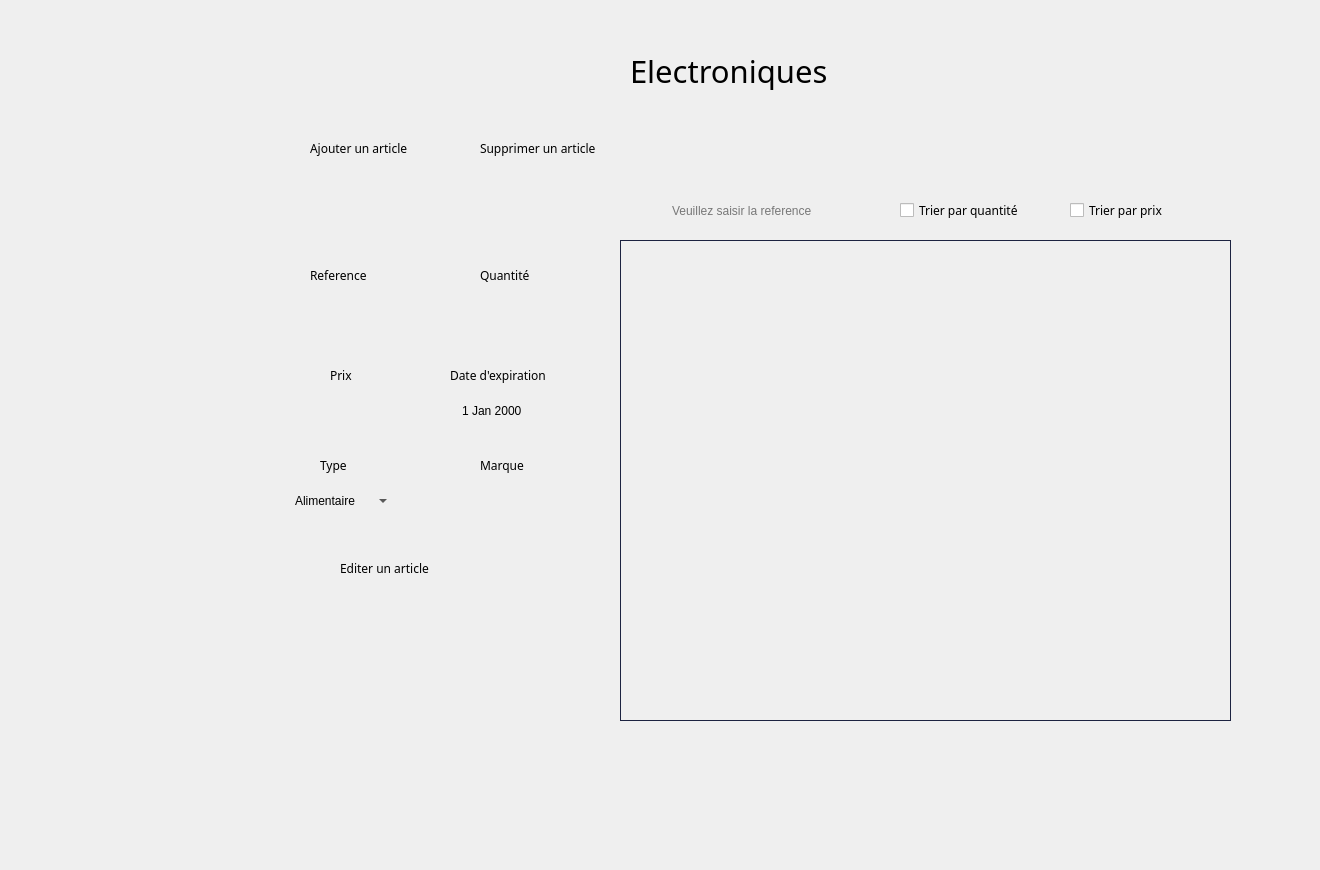
    <widget class="QWidget" name="page_5">
     <widget class="QLabel" name="label_344">
      <property name="geometry">
       <rect>
        <x>480</x>
        <y>260</y>
        <width>91</width>
        <height>31</height>
       </rect>
      </property>
      <property name="font">
       <font>
        <family>Montserrat Alternates Medium</family>
       </font>
      </property>
      <property name="text">
       <string>Quantité</string>
      </property>
     </widget>
     <widget class="QTableView" name="tableView_15">
      <property name="geometry">
       <rect>
        <x>620</x>
        <y>240</y>
        <width>611</width>
        <height>481</height>
       </rect>
      </property>
      <property name="styleSheet">
       <string notr="true">QTableView{
	background-color: transparent;
	gridline-color: #606060;
	color: #000000;
	alternate-background-color: #b5b5b1;
	border : 1px solid #1c2340;
	qproperty-defaultAlignment: AlignHCenter;
}
QTableView::item:focus
{
  	background-color: #939393;
	font-weight: 500;
}
QTableView::item
{
   text-align: center;
qproperty-defaultAlignment: AlignHCenter;
}

QHeaderView {
	background-color: #6ac6ad;
	qproperty-defaultAlignment: AlignHCenter;
 }
QHeaderView::section {
                     spacing: 10px;
                     background-color: #6ac6ad;
                     color: #757575;
                     margin: 1px;
					 border: 0;
                     text-align: center;
                     font-family: arial;
                     font-size: 12px;
 }

QTableView QTableCornerButton::section {
    background-color: #6ac6ad;
}</string>
      </property>
     </widget>
     <widget class="QLabel" name="label_345">
      <property name="geometry">
       <rect>
        <x>280</x>
        <y>280</y>
        <width>131</width>
        <height>61</height>
       </rect>
      </property>
      <property name="text">
       <string/>
      </property>
      <property name="pixmap">
       <pixmap>../../Downloads/saisir.png</pixmap>
      </property>
      <property name="scaledContents">
       <bool>true</bool>
      </property>
     </widget>
     <widget class="QCheckBox" name="prix_6">
      <property name="geometry">
       <rect>
        <x>1070</x>
        <y>200</y>
        <width>141</width>
        <height>20</height>
       </rect>
      </property>
      <property name="font">
       <font>
        <family>Montserrat Alternates</family>
       </font>
      </property>
      <property name="text">
       <string>Trier par prix</string>
      </property>
     </widget>
     <widget class="QLabel" name="label_346">
      <property name="geometry">
       <rect>
        <x>450</x>
        <y>360</y>
        <width>131</width>
        <height>31</height>
       </rect>
      </property>
      <property name="font">
       <font>
        <family>Montserrat Alternates Medium</family>
       </font>
      </property>
      <property name="text">
       <string>Date d'expiration</string>
      </property>
     </widget>
     <widget class="QLabel" name="label_347">
      <property name="geometry">
       <rect>
        <x>440</x>
        <y>470</y>
        <width>151</width>
        <height>61</height>
       </rect>
      </property>
      <property name="text">
       <string/>
      </property>
      <property name="pixmap">
       <pixmap>../../Downloads/saisir.png</pixmap>
      </property>
      <property name="scaledContents">
       <bool>true</bool>
      </property>
     </widget>
     <widget class="QLineEdit" name="lineEdit_3">
      <property name="geometry">
       <rect>
        <x>670</x>
        <y>195</y>
        <width>201</width>
        <height>31</height>
       </rect>
      </property>
      <property name="styleSheet">
       <string notr="true">QLineEdit {background:transparent;
border: transparent;}</string>
      </property>
      <property name="alignment">
       <set>Qt::AlignJustify|Qt::AlignVCenter</set>
      </property>
      <property name="placeholderText">
       <string>Veuillez saisir la reference</string>
      </property>
     </widget>
     <widget class="QLineEdit" name="reff_5">
      <property name="geometry">
       <rect>
        <x>300</x>
        <y>300</y>
        <width>91</width>
        <height>22</height>
       </rect>
      </property>
      <property name="styleSheet">
       <string notr="true">QLineEdit { background-color: transparent;
border: transparent;}</string>
      </property>
     </widget>
     <widget class="QLineEdit" name="modifMarque_8">
      <property name="geometry">
       <rect>
        <x>460</x>
        <y>490</y>
        <width>121</width>
        <height>22</height>
       </rect>
      </property>
      <property name="styleSheet">
       <string notr="true">QLineEdit { background-color: transparent;
border: transparent;}</string>
      </property>
     </widget>
     <widget class="QLabel" name="label_348">
      <property name="geometry">
       <rect>
        <x>-20</x>
        <y>-30</y>
        <width>1311</width>
        <height>861</height>
       </rect>
      </property>
      <property name="text">
       <string/>
      </property>
      <property name="pixmap">
       <pixmap>../../Desktop/anglais/projet c++ design/bg2.png</pixmap>
      </property>
      <property name="scaledContents">
       <bool>true</bool>
      </property>
     </widget>
     <widget class="QLabel" name="label_349">
      <property name="geometry">
       <rect>
        <x>440</x>
        <y>380</y>
        <width>151</width>
        <height>61</height>
       </rect>
      </property>
      <property name="text">
       <string/>
      </property>
      <property name="pixmap">
       <pixmap>../../Downloads/saisir.png</pixmap>
      </property>
      <property name="scaledContents">
       <bool>true</bool>
      </property>
     </widget>
     <widget class="QPushButton" name="modiffff_5">
      <property name="geometry">
       <rect>
        <x>440</x>
        <y>550</y>
        <width>61</width>
        <height>31</height>
       </rect>
      </property>
      <property name="styleSheet">
       <string notr="true">QPushButton {
	font-weight: 500;
	text-align: center;
    vertical-align: middle;
	background-color: transparent;
	padding: 5px 15px 15px 20px;
    color: #fff;
	font-size: 11px;
	border : 0;
	border-right: 3px solid transparent;
 	background-position: center top;
    background-repeat: no-repeat;
    background-origin: content;
    background-image: url(&quot;C:/Users/hp/Desktop/anglais/projet c++ design/edit1.png&quot;);
}

QPushButton:hover {
	color: #ffffff;
	font-weight: 500;
	background-image: url(&quot;C:/Users/hp/Desktop/anglais/projet c++ design/edit2.png&quot;);
}</string>
      </property>
      <property name="text">
       <string/>
      </property>
      <property name="default">
       <bool>true</bool>
      </property>
     </widget>
     <widget class="QPushButton" name="pushButton_118">
      <property name="geometry">
       <rect>
        <x>0</x>
        <y>710</y>
        <width>121</width>
        <height>61</height>
       </rect>
      </property>
      <property name="styleSheet">
       <string notr="true">QPushButton {
	font-weight: 500;
	text-align: center;
    vertical-align: middle;
	background-color: transparent;
	padding: 5px 15px 15px 20px;
    color: #fff;
	font-size: 11px;
	border : 0;
	border-right: 3px solid transparent;
 	background-position: center top;
    background-repeat: no-repeat;
    background-origin: content;
    background-image: url(&quot;C:/Users/hp/Desktop/anglais/projet c++ design/return1.png&quot;);
}

QPushButton:hover {
	color: #ffffff;
	font-weight: 500;
	background-image: url(&quot;C:/Users/hp/Desktop/anglais/projet c++ design/return2.png&quot;);
}</string>
      </property>
      <property name="text">
       <string/>
      </property>
     </widget>
     <widget class="QLabel" name="label_350">
      <property name="geometry">
       <rect>
        <x>480</x>
        <y>450</y>
        <width>91</width>
        <height>31</height>
       </rect>
      </property>
      <property name="font">
       <font>
        <family>Montserrat Alternates Medium</family>
       </font>
      </property>
      <property name="text">
       <string>Marque</string>
      </property>
     </widget>
     <widget class="QLabel" name="label_351">
      <property name="geometry">
       <rect>
        <x>310</x>
        <y>140</y>
        <width>141</width>
        <height>16</height>
       </rect>
      </property>
      <property name="font">
       <font>
        <family>Montserrat Alternates</family>
       </font>
      </property>
      <property name="text">
       <string>Ajouter un article</string>
      </property>
     </widget>
     <widget class="QPushButton" name="pushButton_ajout_5">
      <property name="geometry">
       <rect>
        <x>260</x>
        <y>130</y>
        <width>61</width>
        <height>41</height>
       </rect>
      </property>
      <property name="styleSheet">
       <string notr="true">QPushButton {
	font-weight: 500;
	text-align: center;
    vertical-align: middle;
	background-color: transparent;
	padding: 5px 15px 15px 20px;
    color: #fff;
	font-size: 11px;
	border : 0;
	border-right: 3px solid transparent;
 	background-position: center top;
    background-repeat: no-repeat;
    background-origin: content;
    background-image: url(&quot;C:/Users/hp/Desktop/anglais/projet c++ design/ajouter1.png&quot;);
}

QPushButton:hover {
	color: #ffffff;
	font-weight: 500;
	background-image: url(&quot;C:/Users/hp/Desktop/anglais/projet c++ design/ajouter2.png&quot;);
}</string>
      </property>
      <property name="text">
       <string/>
      </property>
      <property name="flat">
       <bool>true</bool>
      </property>
     </widget>
     <widget class="QPushButton" name="suprimmm_5">
      <property name="geometry">
       <rect>
        <x>400</x>
        <y>130</y>
        <width>121</width>
        <height>41</height>
       </rect>
      </property>
      <property name="styleSheet">
       <string notr="true">QPushButton {
	font-weight: 500;
	text-align: center;
    vertical-align: middle;
	background-color: transparent;
	padding: 5px 15px 15px 20px;
    color: #fff;
	font-size: 11px;
	border : 0;
	border-right: 3px solid transparent;
 	background-position: center top;
    background-repeat: no-repeat;
    background-origin: content;
    background-image: url(&quot;C:/Users/hp/Desktop/anglais/projet c++ design/minus1.png&quot;);
}

QPushButton:hover {
	color: #ffffff;
	font-weight: 500;
	background-image: url(&quot;C:/Users/hp/Desktop/anglais/projet c++ design/minus2.png&quot;);
}</string>
      </property>
      <property name="text">
       <string/>
      </property>
      <property name="autoDefault">
       <bool>false</bool>
      </property>
      <property name="default">
       <bool>true</bool>
      </property>
      <property name="flat">
       <bool>false</bool>
      </property>
     </widget>
     <widget class="QLabel" name="label_352">
      <property name="geometry">
       <rect>
        <x>280</x>
        <y>470</y>
        <width>131</width>
        <height>61</height>
       </rect>
      </property>
      <property name="text">
       <string/>
      </property>
      <property name="pixmap">
       <pixmap>../../Downloads/saisir.png</pixmap>
      </property>
      <property name="scaledContents">
       <bool>true</bool>
      </property>
     </widget>
     <widget class="QLabel" name="label_353">
      <property name="geometry">
       <rect>
        <x>280</x>
        <y>380</y>
        <width>131</width>
        <height>61</height>
       </rect>
      </property>
      <property name="text">
       <string/>
      </property>
      <property name="pixmap">
       <pixmap>../../Downloads/saisir.png</pixmap>
      </property>
      <property name="scaledContents">
       <bool>true</bool>
      </property>
     </widget>
     <widget class="QLineEdit" name="modifPrix_8">
      <property name="geometry">
       <rect>
        <x>290</x>
        <y>400</y>
        <width>111</width>
        <height>22</height>
       </rect>
      </property>
      <property name="styleSheet">
       <string notr="true">QLineEdit { background-color: transparent;
border: transparent;}</string>
      </property>
     </widget>
     <widget class="QLabel" name="label_354">
      <property name="geometry">
       <rect>
        <x>480</x>
        <y>140</y>
        <width>141</width>
        <height>16</height>
       </rect>
      </property>
      <property name="font">
       <font>
        <family>Montserrat Alternates</family>
       </font>
      </property>
      <property name="text">
       <string>Supprimer un article</string>
      </property>
     </widget>
     <widget class="QLabel" name="label_355">
      <property name="geometry">
       <rect>
        <x>340</x>
        <y>560</y>
        <width>141</width>
        <height>16</height>
       </rect>
      </property>
      <property name="font">
       <font>
        <family>Montserrat Alternates</family>
       </font>
      </property>
      <property name="text">
       <string>Editer un article</string>
      </property>
     </widget>
     <widget class="QCheckBox" name="quant_6">
      <property name="geometry">
       <rect>
        <x>900</x>
        <y>200</y>
        <width>171</width>
        <height>20</height>
       </rect>
      </property>
      <property name="font">
       <font>
        <family>Montserrat Alternates</family>
       </font>
      </property>
      <property name="text">
       <string>Trier par quantité</string>
      </property>
     </widget>
     <widget class="QComboBox" name="modifType_8">
      <property name="geometry">
       <rect>
        <x>290</x>
        <y>490</y>
        <width>101</width>
        <height>22</height>
       </rect>
      </property>
      <property name="styleSheet">
       <string notr="true">QComboBox { background-color: transparent;
border: transparent;}</string>
      </property>
      <item>
       <property name="text">
        <string>Alimentaire</string>
       </property>
      </item>
      <item>
       <property name="text">
        <string>Congele</string>
       </property>
      </item>
      <item>
       <property name="text">
        <string>Electronique</string>
       </property>
      </item>
     </widget>
     <widget class="QLabel" name="label_356">
      <property name="geometry">
       <rect>
        <x>440</x>
        <y>280</y>
        <width>151</width>
        <height>61</height>
       </rect>
      </property>
      <property name="text">
       <string/>
      </property>
      <property name="pixmap">
       <pixmap>../../Downloads/saisir.png</pixmap>
      </property>
      <property name="scaledContents">
       <bool>true</bool>
      </property>
     </widget>
     <widget class="QLabel" name="label_357">
      <property name="geometry">
       <rect>
        <x>630</x>
        <y>30</y>
        <width>301</width>
        <height>81</height>
       </rect>
      </property>
      <property name="font">
       <font>
        <family>Montserrat Alternates</family>
        <pointsize>23</pointsize>
       </font>
      </property>
      <property name="text">
       <string>Electroniques</string>
      </property>
     </widget>
     <widget class="QDateEdit" name="modifDate_11">
      <property name="geometry">
       <rect>
        <x>460</x>
        <y>400</y>
        <width>121</width>
        <height>21</height>
       </rect>
      </property>
      <property name="styleSheet">
       <string notr="true">QDateEdit{ background-color: transparent;
border: transparent;}</string>
      </property>
     </widget>
     <widget class="QPushButton" name="pushButton_119">
      <property name="geometry">
       <rect>
        <x>30</x>
        <y>260</y>
        <width>231</width>
        <height>61</height>
       </rect>
      </property>
      <property name="styleSheet">
       <string notr="true">QPushButton {
	font-weight: 500;
	text-align: center;
    vertical-align: middle;
	background-color: transparent;
	padding: 5px 15px 15px 20px;
    color: #fff;
	font-size: 11px;
	border : 0;
	border-right: 3px solid transparent;
 	background-position: center top;
    background-repeat: no-repeat;
    background-origin: content;
    background-image: url(&quot;C:/Users/hp/Desktop/anglais/projet c++ design/pie1.png&quot;);
}

QPushButton:hover {
	color: #ffffff;
	font-weight: 500;
	background-image: url(&quot;C:/Users/hp/Desktop/anglais/projet c++ design/pie2.png&quot;);
}</string>
      </property>
      <property name="text">
       <string/>
      </property>
     </widget>
     <widget class="QLabel" name="label_358">
      <property name="geometry">
       <rect>
        <x>320</x>
        <y>450</y>
        <width>91</width>
        <height>31</height>
       </rect>
      </property>
      <property name="font">
       <font>
        <family>Montserrat Alternates Medium</family>
       </font>
      </property>
      <property name="text">
       <string>Type</string>
      </property>
     </widget>
     <widget class="QPushButton" name="pushButton_120">
      <property name="geometry">
       <rect>
        <x>100</x>
        <y>360</y>
        <width>91</width>
        <height>61</height>
       </rect>
      </property>
      <property name="styleSheet">
       <string notr="true">QPushButton {
	font-weight: 500;
	text-align: center;
    vertical-align: middle;
	background-color: transparent;
	padding: 5px 15px 15px 20px;
    color: #fff;
	font-size: 11px;
	border : 0;
	border-right: 3px solid transparent;
 	background-position: center top;
    background-repeat: no-repeat;
    background-origin: content;
    background-image: url(&quot;C:/Users/hp/Desktop/anglais/projet c++ design/gestion1.png&quot;);
}

QPushButton:hover {
	color: #ffffff;
	font-weight: 500;
	background-image: url(&quot;C:/Users/hp/Desktop/anglais/projet c++ design/gestion2.png&quot;);
}</string>
      </property>
      <property name="text">
       <string/>
      </property>
     </widget>
     <widget class="QLabel" name="label_359">
      <property name="geometry">
       <rect>
        <x>330</x>
        <y>360</y>
        <width>91</width>
        <height>31</height>
       </rect>
      </property>
      <property name="font">
       <font>
        <family>Montserrat Alternates Medium</family>
       </font>
      </property>
      <property name="text">
       <string>Prix</string>
      </property>
     </widget>
     <widget class="QLineEdit" name="modifQuant_8">
      <property name="geometry">
       <rect>
        <x>450</x>
        <y>300</y>
        <width>121</width>
        <height>22</height>
       </rect>
      </property>
      <property name="styleSheet">
       <string notr="true">QLineEdit { background-color: transparent;
border: transparent;}</string>
      </property>
     </widget>
     <widget class="QLabel" name="label_360">
      <property name="geometry">
       <rect>
        <x>310</x>
        <y>260</y>
        <width>91</width>
        <height>31</height>
       </rect>
      </property>
      <property name="font">
       <font>
        <family>Montserrat Alternates Medium</family>
       </font>
      </property>
      <property name="text">
       <string>Reference </string>
      </property>
     </widget>
     <widget class="QPushButton" name="pushButton_12111">
      <property name="geometry">
       <rect>
        <x>1170</x>
        <y>190</y>
        <width>71</width>
        <height>31</height>
       </rect>
      </property>
      <property name="styleSheet">
       <string notr="true">QPushButton {
	font-weight: 500;
	text-align: center;
    vertical-align: middle;
	background-color: transparent;
	padding: 5px 15px 15px 20px;
    color: #fff;
	font-size: 11px;
	border : 0;
	border-right: 3px solid transparent;
 	background-position: center top;
    background-repeat: no-repeat;
    background-origin: content;
    background-image: url(&quot;C:/Users/hp/Desktop/anglais/projet c++ design/ok1.png&quot;);
}

QPushButton:hover {
	color: #ffffff;
	font-weight: 500;
	background-image: url(&quot;C:/Users/hp/Desktop/anglais/projet c++ design/ok2.png&quot;);
}</string>
      </property>
      <property name="text">
       <string/>
      </property>
      <property name="default">
       <bool>true</bool>
      </property>
     </widget>
     <widget class="QLabel" name="label_13">
      <property name="geometry">
       <rect>
        <x>610</x>
        <y>170</y>
        <width>271</width>
        <height>81</height>
       </rect>
      </property>
      <property name="text">
       <string/>
      </property>
      <property name="pixmap">
       <pixmap>../../Downloads/search.png</pixmap>
      </property>
      <property name="scaledContents">
       <bool>true</bool>
      </property>
     </widget>
     <zorder>label_348</zorder>
     <zorder>label_344</zorder>
     <zorder>tableView_15</zorder>
     <zorder>label_345</zorder>
     <zorder>prix_6</zorder>
     <zorder>label_346</zorder>
     <zorder>label_347</zorder>
     <zorder>reff_5</zorder>
     <zorder>modifMarque_8</zorder>
     <zorder>label_349</zorder>
     <zorder>modiffff_5</zorder>
     <zorder>pushButton_118</zorder>
     <zorder>label_350</zorder>
     <zorder>label_351</zorder>
     <zorder>pushButton_ajout_5</zorder>
     <zorder>suprimmm_5</zorder>
     <zorder>label_352</zorder>
     <zorder>label_353</zorder>
     <zorder>modifPrix_8</zorder>
     <zorder>label_354</zorder>
     <zorder>label_355</zorder>
     <zorder>quant_6</zorder>
     <zorder>modifType_8</zorder>
     <zorder>label_356</zorder>
     <zorder>label_357</zorder>
     <zorder>modifDate_11</zorder>
     <zorder>pushButton_119</zorder>
     <zorder>label_358</zorder>
     <zorder>pushButton_120</zorder>
     <zorder>label_359</zorder>
     <zorder>modifQuant_8</zorder>
     <zorder>label_360</zorder>
     <zorder>pushButton_12111</zorder>
     <zorder>label_13</zorder>
     <zorder>lineEdit_3</zorder>
    </widget>
